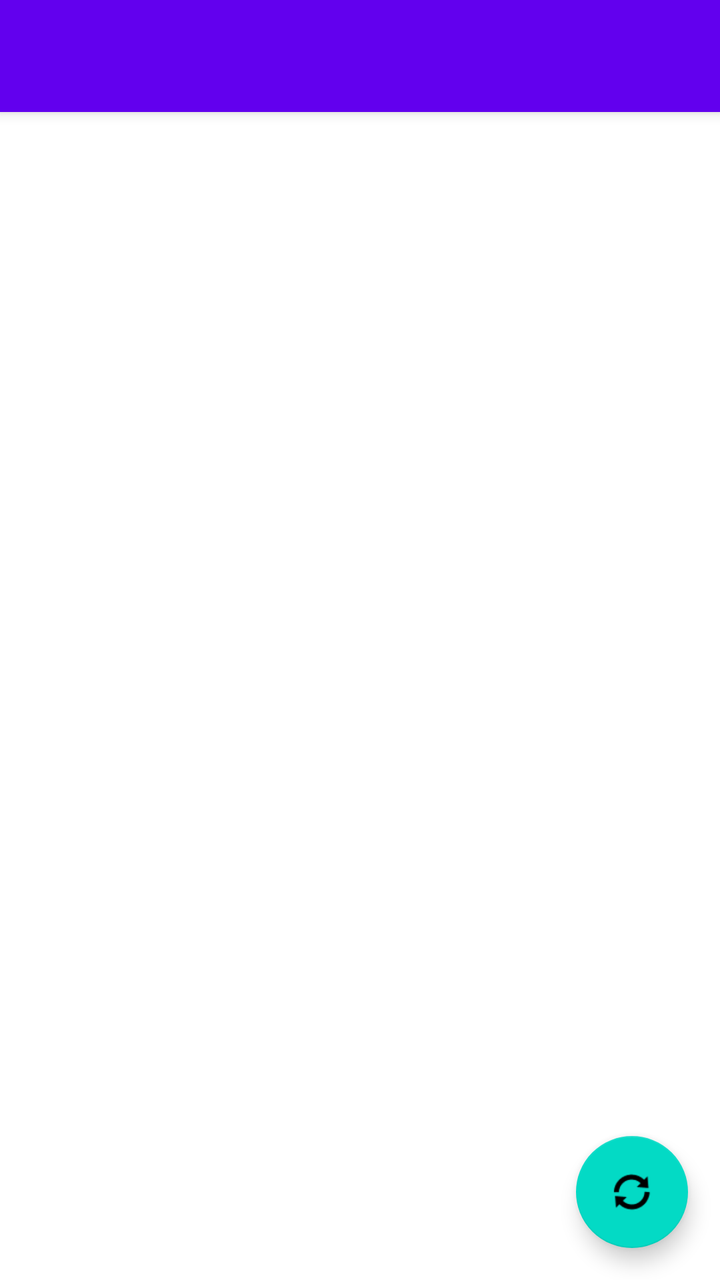
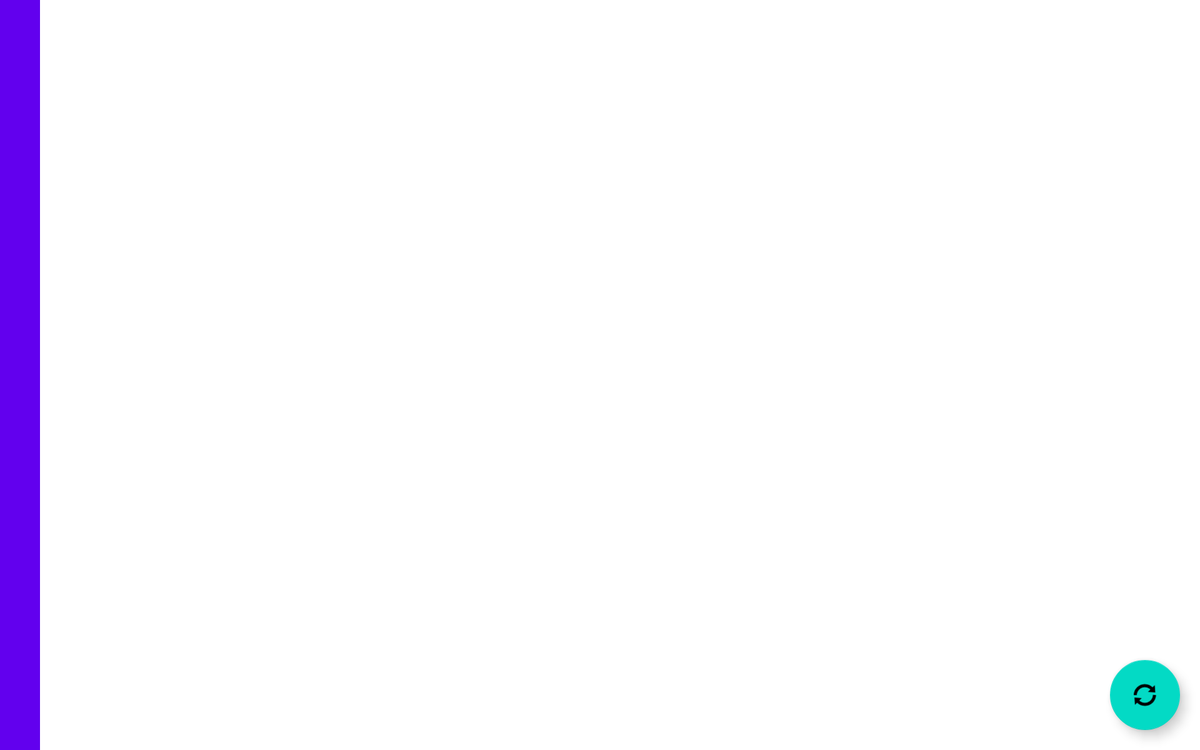

Compare how this app lays out the same screen by default and in its alternative resource folder. The renders come first, then the two layout files and the values they reference.
<!-- AndroidManifest.xml: application theme Theme.RandomCityApp -->
<!-- res/layout/activity_main.xml -->
<?xml version="1.0" encoding="utf-8"?>
<androidx.coordinatorlayout.widget.CoordinatorLayout xmlns:android="http://schemas.android.com/apk/res/android"
    xmlns:app="http://schemas.android.com/apk/res-auto"
    android:layout_width="match_parent"
    android:layout_height="match_parent">

    <com.google.android.material.appbar.AppBarLayout
        android:layout_width="match_parent"
        android:layout_height="wrap_content">

        <androidx.appcompat.widget.Toolbar
            android:id="@+id/toolbar"
            android:layout_width="match_parent"
            android:layout_height="?attr/actionBarSize"
            android:background="?attr/colorPrimary"
            app:popupTheme="@style/ThemeOverlay.AppCompat.Light" />

    </com.google.android.material.appbar.AppBarLayout>

    <androidx.recyclerview.widget.RecyclerView
        android:id="@+id/cityListRecyclerView"
        android:layout_width="match_parent"
        android:layout_height="match_parent"
        android:padding="8dp"
        app:layout_behavior="@string/appbar_scrolling_view_behavior" />

    <com.google.android.material.floatingactionbutton.FloatingActionButton
        android:id="@+id/fab"
        android:layout_width="wrap_content"
        android:layout_height="wrap_content"
        android:layout_gravity="bottom|end"
        android:layout_margin="16dp"
        android:contentDescription="Refresh"
        app:srcCompat="@android:drawable/ic_popup_sync" />

</androidx.coordinatorlayout.widget.CoordinatorLayout>
<!-- resources referenced by this layout -->
<resources>
  <style name="Theme.RandomCityApp" parent="Theme.MaterialComponents.DayNight.NoActionBar">
          
          <item name="colorPrimary">@color/purple_500</item>
          <item name="colorPrimaryVariant">@color/purple_700</item>
          <item name="colorOnPrimary">@color/white</item>
          
          <item name="colorSecondary">@color/teal_200</item>
          <item name="colorSecondaryVariant">@color/teal_700</item>
          <item name="colorOnSecondary">@color/black</item>
          
          <item name="android:statusBarColor">?attr/colorPrimaryVariant</item>
          
      </style>
</resources>
<!-- res/layout-sw600dp-land/activity_main.xml (the author's variant of the layout above) -->
<!-- drawn on a 7-inch tablet turned sideways -->
<?xml version="1.0" encoding="utf-8"?>
<androidx.coordinatorlayout.widget.CoordinatorLayout xmlns:android="http://schemas.android.com/apk/res/android"
    xmlns:app="http://schemas.android.com/apk/res-auto"
    android:layout_width="match_parent"
    android:layout_height="match_parent">

    <LinearLayout
        android:layout_width="match_parent"
        android:layout_height="match_parent"
        android:orientation="horizontal"
        app:layout_behavior="@string/appbar_scrolling_view_behavior">

        <com.google.android.material.appbar.AppBarLayout
            android:layout_width="wrap_content"
            android:layout_height="match_parent"
            android:orientation="vertical">

            <androidx.appcompat.widget.Toolbar
                android:id="@+id/toolbar"
                android:layout_width="match_parent"
                android:layout_height="?attr/actionBarSize"
                android:background="?attr/colorPrimary"
                app:popupTheme="@style/ThemeOverlay.AppCompat.Light" />

        </com.google.android.material.appbar.AppBarLayout>

        <FrameLayout
            android:layout_width="0dp"
            android:layout_height="match_parent"
            android:layout_weight="1">

            <androidx.recyclerview.widget.RecyclerView
                android:id="@+id/cityListRecyclerView"
                android:layout_width="match_parent"
                android:layout_height="match_parent"
                android:padding="8dp" />

            <com.google.android.material.floatingactionbutton.FloatingActionButton
                android:id="@+id/fab"
                android:layout_width="wrap_content"
                android:layout_height="wrap_content"
                android:layout_gravity="bottom|end"
                android:layout_margin="16dp"
                android:contentDescription="Refresh"
                app:srcCompat="@android:drawable/ic_popup_sync" />

        </FrameLayout>

    </LinearLayout>

</androidx.coordinatorlayout.widget.CoordinatorLayout>
